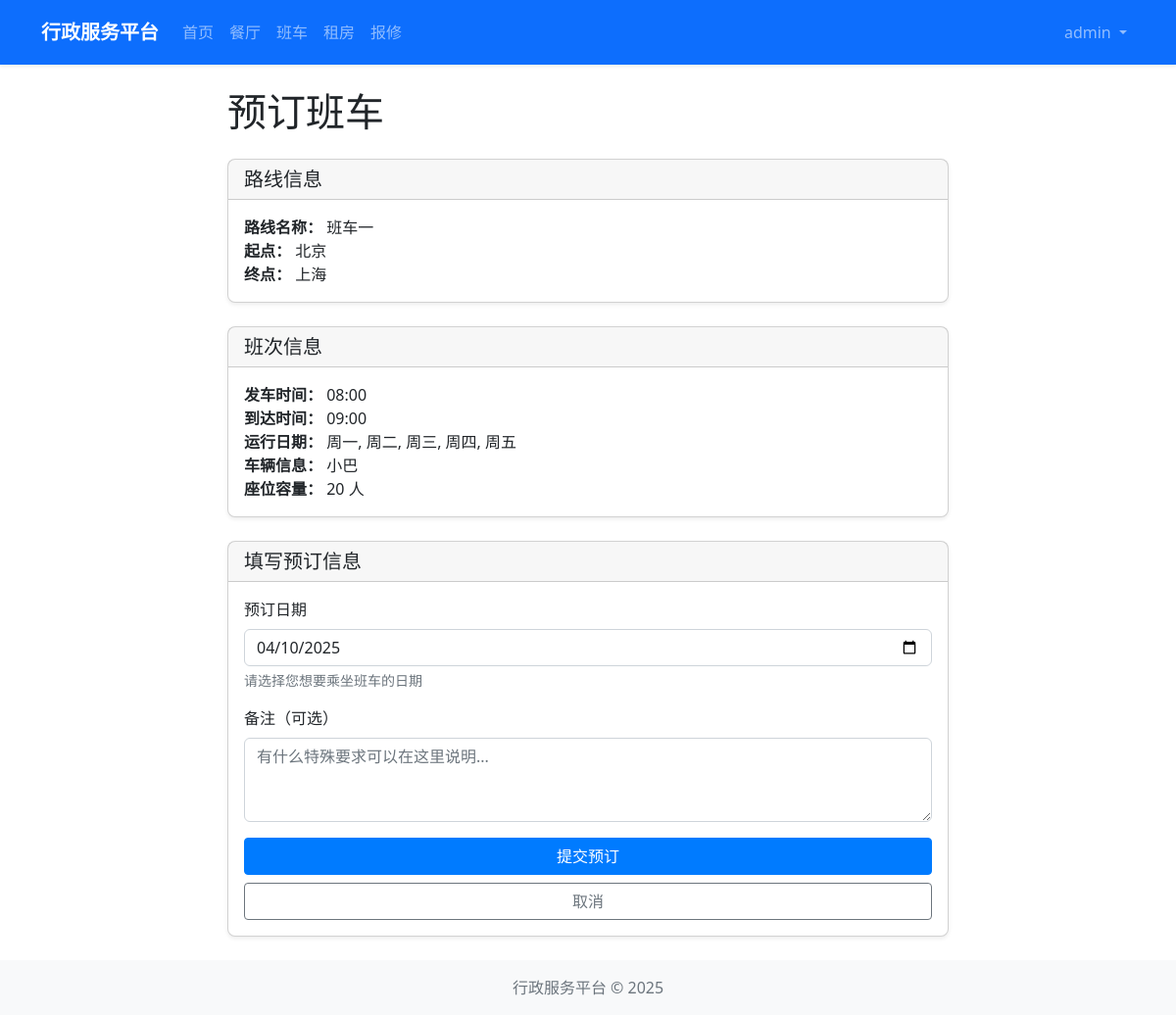
Page /shuttle/reserve/1 (signed in) on the committed database.
### models/user.py (models this page shows, shortened)
class User(UserMixin, db.Model):
    __tablename__ = 'users'
    id = db.Column(db.Integer, primary_key=True)
    username = db.Column(db.String(64), unique=True, nullable=False)
    email = db.Column(db.String(120), unique=True, nullable=False)
    password_hash = db.Column(db.String(128))
    role = db.Column(db.String(20), default='user')  # 'admin' or 'user'
    created_at = db.Column(db.DateTime, default=datetime.utcnow)
    def is_admin(self):
        return self.role == 'admin'

### models/shuttle.py (models this page shows, shortened)
class ShuttleRoute(db.Model):
    __tablename__ = 'shuttle_routes'
    id = db.Column(db.Integer, primary_key=True)
    name = db.Column(db.String(100), nullable=False)
    start_location = db.Column(db.String(200), nullable=False)
    end_location = db.Column(db.String(200), nullable=False)
    stops = db.Column(db.Text)  # 存储中间站点，以逗号分隔
    description = db.Column(db.Text)
    status = db.Column(db.String(20), default='active')  # active, inactive
    created_at = db.Column(db.DateTime, default=datetime.utcnow)
    schedules = db.relationship('ShuttleSchedule', backref='route', lazy=True, cascade='all, delete-orphan')

class ShuttleSchedule(db.Model):
    __tablename__ = 'shuttle_schedules'
    id = db.Column(db.Integer, primary_key=True)
    route_id = db.Column(db.Integer, db.ForeignKey('shuttle_routes.id', ondelete='CASCADE'), nullable=False)
    departure_time = db.Column(db.String(10), nullable=False)  # 格式: HH:MM
    arrival_time = db.Column(db.String(10), nullable=False)  # 格式: HH:MM
    days_of_week = db.Column(db.String(20), nullable=False)  # 例如：1,2,3,4,5 表示周一至周五
    capacity = db.Column(db.Integer, default=0)
    vehicle_info = db.Column(db.String(100))
    status = db.Column(db.String(20), default='active')  # active, canceled
    created_at = db.Column(db.DateTime, default=datetime.utcnow)

### routes/shuttle.py (the view, shortened to what this page needs)
@shuttle_bp.route('/reserve/<int:schedule_id>', methods=['GET', 'POST'])
@login_required
def reserve(schedule_id):
    schedule = ShuttleSchedule.query.get_or_404(schedule_id)
    route = ShuttleRoute.query.get_or_404(schedule.route_id)
    form = FlaskForm()
    return render_template('shuttle/reserve.html', schedule=schedule, route=route, form=form)

### extensions.py (called while the page is built)
def init_extensions(app):
    db.init_app(app)
    login_manager.init_app(app)
    csrf.init_app(app)
    login_manager.login_view = 'auth.login'
    from models.user import User
    @login_manager.user_loader
    def load_user(user_id):
        return User.query.get(int(user_id))

### templates/shuttle/reserve.html (shortened to what this page needs)
{% extends "layout.html" %}
{% block content %}
<div class="row">
    <div class="col-md-8 mx-auto">
        <h1 class="mb-4">预订班车</h1>
        <div class="card mb-4">
            <div class="card-header">
                <h5 class="card-title mb-0">路线信息</h5>
            </div>
            <div class="card-body">
                <p class="mb-0"><strong>路线名称：</strong> {{ route.name }}</p>
                <p class="mb-0"><strong>起点：</strong> {{ route.start_location }}</p>
                <p class="mb-0"><strong>终点：</strong> {{ route.end_location }}</p>
            </div>
        </div>
        <div class="card mb-4">
            <div class="card-header">
                <h5 class="card-title mb-0">班次信息</h5>
            </div>
            <div class="card-body">
                <p class="mb-0"><strong>发车时间：</strong> {{ schedule.departure_time }}</p>
                <p class="mb-0"><strong>到达时间：</strong> {{ schedule.arrival_time }}</p>
                <p class="mb-0">
                    <strong>运行日期：</strong>
                    {% set days = {
                        '1': '周一',
                        '2': '周二',
                        '3': '周三',
                        '4': '周四',
                        '5': '周五',
                        '6': '周六',
                        '7': '周日'
                    } %}
                    {% set schedule_days = schedule.days_of_week.split(',') %}
                    {% for day in schedule_days %}
                        {{ days[day] }}{% if not loop.last %}, {% endif %}
                    {% endfor %}
                </p>
                {% if schedule.vehicle_info %}
                    <p class="mb-0"><strong>车辆信息：</strong> {{ schedule.vehicle_info }}</p>
                {% endif %}
                {% if schedule.capacity %}
                    <p class="mb-0"><strong>座位容量：</strong> {{ schedule.capacity }} 人</p>
                {% endif %}
            </div>
        </div>
        <div class="card">
            <div class="card-header">
                <h5 class="card-title mb-0">填写预订信息</h5>
            </div>
            <div class="card-body">
                <form method="post" id="reservationForm" onsubmit="return validateForm('reservationForm')">
                    <div class="mb-3">
                        <label for="date" class="form-label">预订日期</label>
                        <input type="date" class="form-control" id="date" name="date" required min="{{ now.strftime('%Y-%m-%d') }}">
                        <div class="form-text">请选择您想要乘坐班车的日期</div>
                    </div>
                    <div class="mb-3">
                        <label for="notes" class="form-label">备注（可选）</label>
                        <textarea class="form-control" id="notes" name="notes" rows="3" placeholder="有什么特殊要求可以在这里说明..."></textarea>
                    </div>
                    <div class="d-grid gap-2">
                        <button type="submit" class="btn btn-primary">提交预订</button>
                        <a href="{{ url_for('shuttle.route_detail', id=route.id) }}" class="btn btn-outline-secondary">取消</a>
                    </div>
                </form>
            </div>
        </div>
    </div>
</div>
{% endblock %}

### templates/layout.html (shortened to what this page needs)
<!DOCTYPE html>
<html lang="zh-CN">
<head>
    <link href="https://cdn.jsdelivr.net/npm/bootstrap@5.2.3/dist/css/bootstrap.min.css" rel="stylesheet">
    <link rel="stylesheet" href="{{ url_for('static', filename='css/style.css') }}">
</head>
<body>
    <nav class="navbar navbar-expand-lg navbar-dark bg-primary">
        <div class="container">
            <a class="navbar-brand" href="{{ url_for('main.index') }}">行政服务平台</a>
            <div class="collapse navbar-collapse" id="navbarSupportedContent">
                <ul class="navbar-nav me-auto mb-2 mb-lg-0">
                    <li class="nav-item">
                        <a class="nav-link" href="{{ url_for('main.index') }}">首页</a>
                    </li>
                    <li class="nav-item">
                        <a class="nav-link" href="{{ url_for('restaurant.index') }}">餐厅</a>
                    </li>
                    <li class="nav-item">
                        <a class="nav-link" href="{{ url_for('shuttle.index') }}">班车</a>
                    </li>
                    <li class="nav-item">
                        <a class="nav-link" href="{{ url_for('housing.index') }}">租房</a>
                    </li>
                    <li class="nav-item">
                        <a class="nav-link" href="{{ url_for('repair.index') }}">报修</a>
                    </li>
                </ul>
                <ul class="navbar-nav ms-auto">
                    {% if current_user.is_authenticated %}
                        <li class="nav-item dropdown">
                            <a class="nav-link dropdown-toggle" href="#" id="navbarDropdown" role="button" data-bs-toggle="dropdown" aria-expanded="false">
                                {{ current_user.username }}
                            </a>
                        </li>
                    {% endif %}
                </ul>
            </div>
        </div>
    </nav>
    <main class="container mt-4 mb-4">
        {% block content %}{% endblock %}
    </main>
    <footer class="footer bg-light py-3 mt-auto">
        <div class="container text-center">
            <span class="text-muted">行政服务平台 &copy; {{ now.year }}</span>
        </div>
    </footer>
</body>
</html>

### static/css/style.css (style rules this page uses)
body { display: flex; flex-direction: column; min-height: 100vh; }
main { flex: 1; }
.footer { margin-top: auto; }
.card { border-radius: 0.5rem; box-shadow: 0 0.125rem 0.25rem rgba(0, 0, 0, 0.075); transition: all 0.3s ease; }
.btn { border-radius: 0.25rem; padding: 0.375rem 0.75rem; font-weight: 500; }
.btn-primary { background-color: #007bff; border-color: #007bff; }
.navbar { padding: 0.8rem 1rem; box-shadow: 0 0.125rem 0.25rem rgba(0, 0, 0, 0.075); }
.navbar-brand { font-weight: 600; font-size: 1.25rem; }

### rows in the picture
User: username "admin"
ShuttleRoute: name "班车一", start_location "北京", end_location "上海"
ShuttleSchedule: departure_time "08:00", arrival_time "09:00", vehicle_info "小巴", capacity "20"

### other values in the picture
{{ days[day] }} "周一" "周二" "周三" "周四" "周五"
